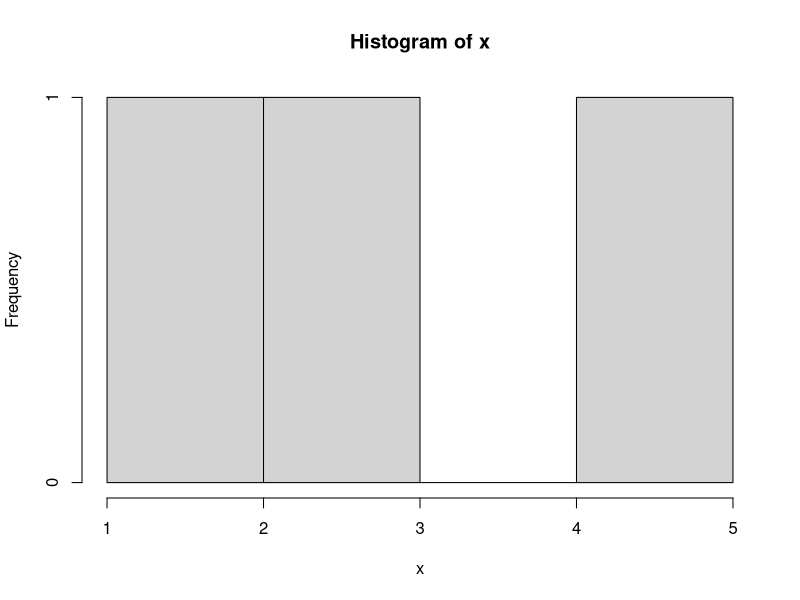

Write the R code that produced this figure.
## ---- chunk 1
x <- c(1,3,5)
mean(x)
median(x)
sd(x)
sqrt(x)
sum(x^2)
(x-mean(x))/sd(x)
summary(x)
IQR(x)
range(x)
quantile(x)
hist(x)
table(x)
sort(x)
#sort(x, 2)
#find help
?sort  #can also press F1 at the function
sort(x, decreasing = TRUE)


exp(12)*2^(10)
exp(12)*2^(10)/factorial(10)
## ---- chunk 2
#use pnorm to find quantile
pnorm(-1,0,1) #0:mean;1:sd
#use qnorm to find the value at the quantile
qnorm(0.975,0,1)  #q:quantile

#Exercise: If IQ scores are normally distributed with a mean of 100 and a standard deviation of 15. A person must score in the upper 2% of the population on an IQ test to qualify for membership. So what score must a person have to qualify?
qnorm(0.98,100,15)

#Exercise: A population has a mean of 200 and a standard deviation of 50. Suppose a sample size 100 is selected.What is the probability that the sample mean will be within ±5 of the population mean?
pnorm(205,200,50)-pnorm(195,200,50)

## ---- chunk 3
#q:give quantile to find t-value
qt(0.975,15) #15:degree of freedom
#p:give t-value to find quantile
pt(2.13145, 15)
## ---- chunk 4
dbinom(1, 10, 0.25) #d:probability
#sum of discrete prob.
sum(dbinom(0:5, 10,0.25))
#Exersise:A binomial distribution has p = 0.2 and n= 100. What is the probability of 18 to 22 successes?
sum(dbinom(18:22, 100, 0.2))
## ---- chunk 5
dpois(1,2)
sum(dpois(0:20, 2))
sum(dpois(3:10, 2))

